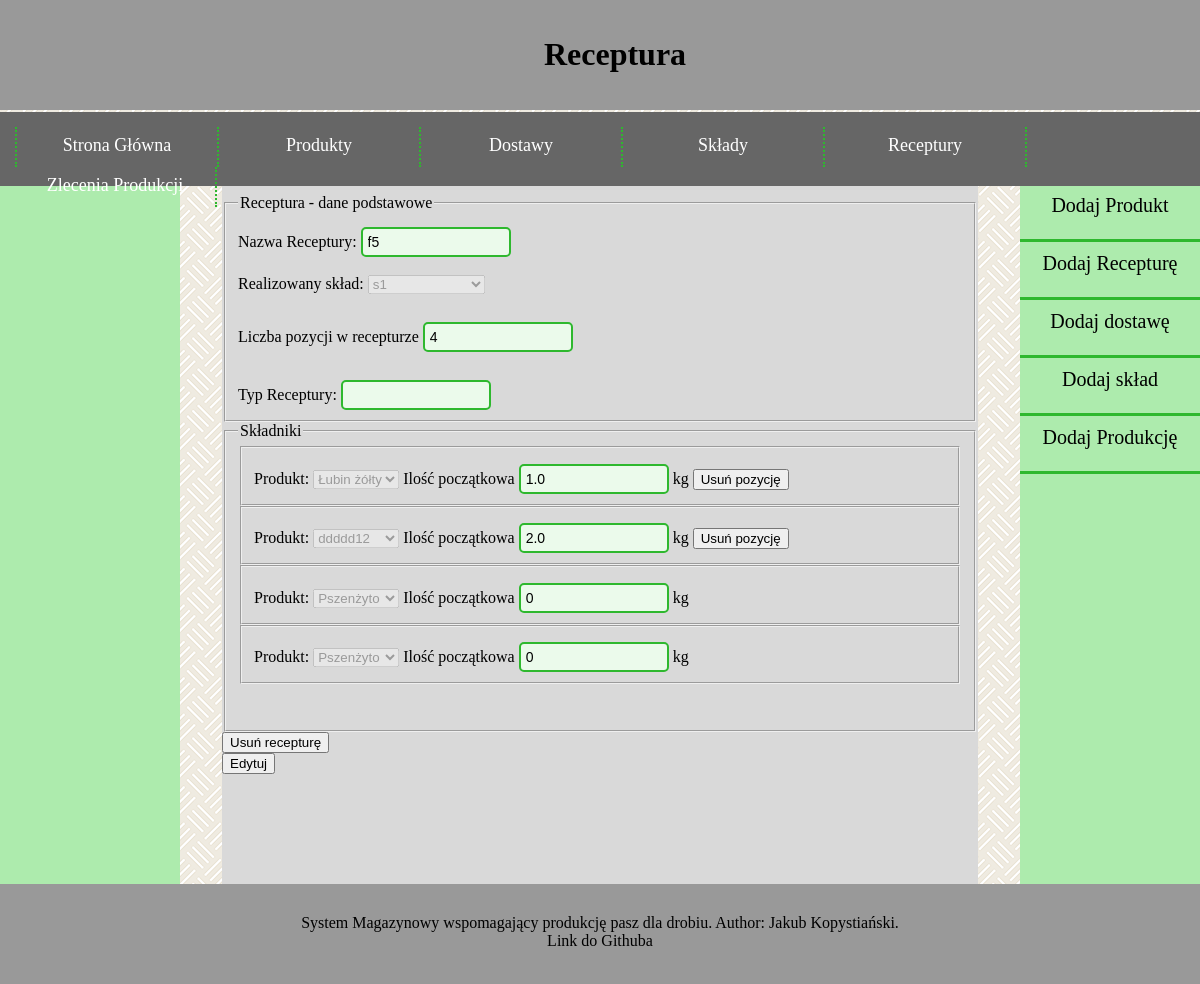
The app's page /warehouse/recipe/27/, older data.
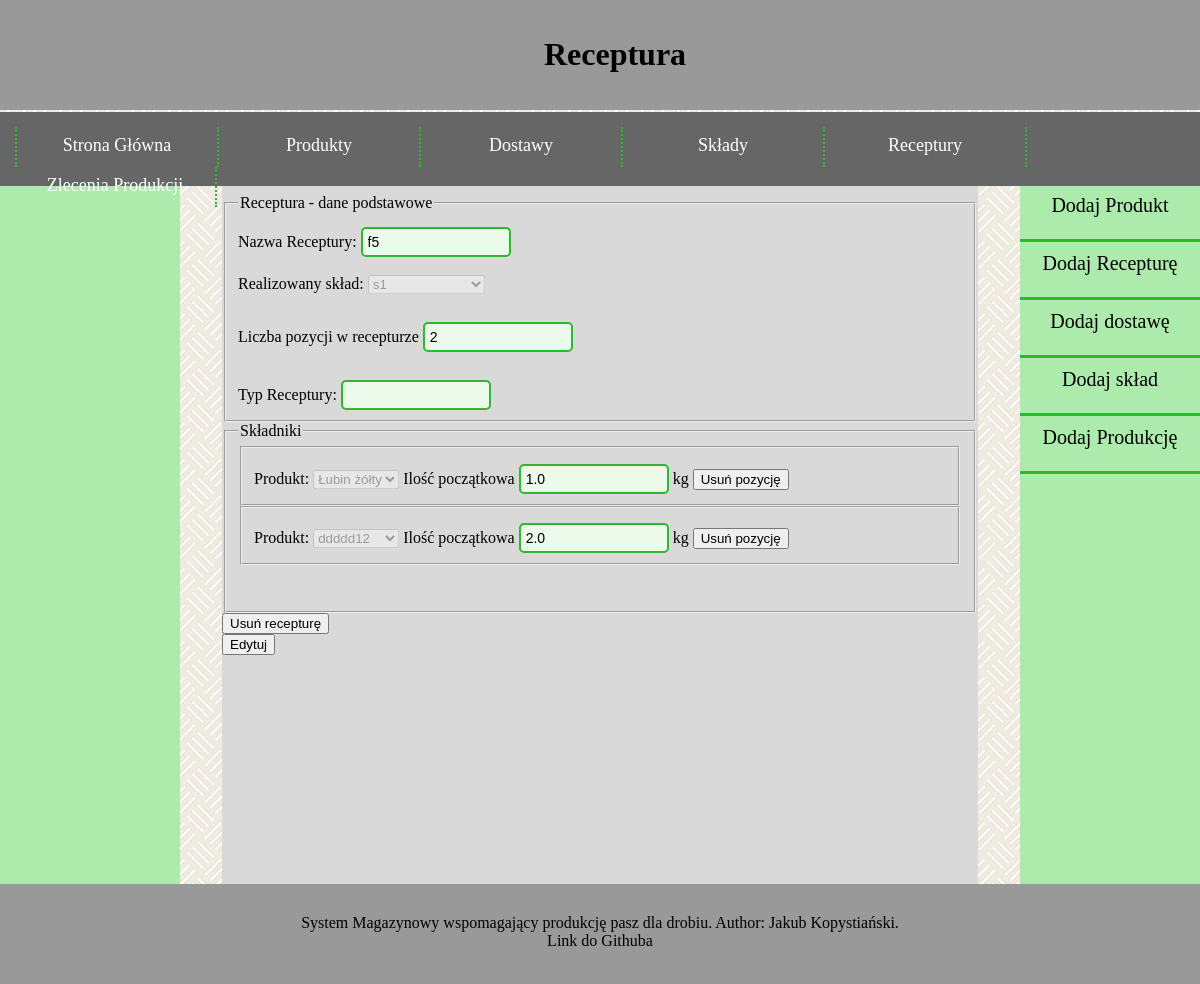
The same page, newer data.
### warehouse/models.py (models this page shows, shortened)
class Recipe(models.Model):
    composition = models.ForeignKey(Composition, models.SET_NULL, null= True, blank = True)
    number_of_positions = models.IntegerField()
    name = models.CharField(max_length= 255)
    type = models.CharField(max_length= 255)

class Composition(models.Model):
    composition_name = models.CharField(max_length=1024)
    energia_metaboliczna_min = models.FloatField()
    energia_metaboliczna_max = models.FloatField()
    lizyna = models.FloatField()
    metionina = models.FloatField()
    cystyna_metionina = models.FloatField()
    treonina = models.FloatField()
    tryptofan = models.FloatField()
    arginina = models.FloatField()
    walina = models.FloatField()
    izoleucyna = models.FloatField()
    wapn = models.FloatField()
    fosfor_przyswajalny = models.FloatField()
    sod = models.FloatField()

### warehouse/views.py (the view, shortened to what this page needs)
# urls.py: path("recipe/<int:recipe_id>/", views.recipe, name="widok receptury"),
def recipe(request, recipe_id):
    latest_deliveries_list      = Delivery.objects.all()
    latest_products_list        = Product.objects.all()
    latest_compositions_list    = Composition.objects.all()
    latest_productions_list     = Production.objects.all()
    latest_recipes_list         = Recipe.objects.all()
    readonly = True
    if Recipe.objects.filter(pk=recipe_id).exists():
        recipe = Recipe.objects.get(pk = recipe_id)
        recipe_elems = RecipeElement.objects.filter(recipe_ref = recipe)
        how_many_empty = range(recipe_elems.count(), recipe.number_of_positions)
    else:
        recipe = False
        recipe_elems = False
        how_many_empty = False
    context = {
        "latest_deliveries_list": latest_deliveries_list,
        "latest_products_list": latest_products_list,
        "latest_compositions_list": latest_compositions_list,
        "latest_productions_list": latest_productions_list,
        "latest_recipes_list": latest_recipes_list,
        "recipe": recipe,
        "recipe_elems": recipe_elems,
        "newly_created" : False,
        "readonly" : readonly,
        "how_many_empty" : how_many_empty,
    }
    return render(request, "warehouse/recipe.html", context)

### warehouse/templates/warehouse/recipe.html (shortened to what this page needs)
{% extends "base.html" %}
{% block title %}Receptura{% endblock %}
{% block content %}
  {% if recipe %}
    <form method="POST">
    <fieldset><legend>Receptura - dane podstawowe</legend>
          <label for="name">Nazwa Receptury:</label>
          <input type="text" id="name" name="name" {% if readonly %} readonly {% endif %} value={{recipe.name}}>
          <br/><br/>
          <label for="composition">Realizowany skład:</label>
          <select id="composition" name="composition" {% if readonly %} disabled {% endif %}>
              {% for c in latest_compositions_list %}
              <option value={{c.pk}} {% if c.pk == recipe.composition.pk %} selected {% endif %}>{{c.composition_name}}</option>
              {% endfor %}
          </select>
          <br/><br/>
          <label for="number_of_positions">Liczba pozycji w recepturze</label>
          <input type="number" id="number_of_positions" name="number_of_positions" value={{recipe.number_of_positions}} min="1" step="1" {% if readonly %} readonly {% endif %}>
          <br/><br/>
          <label for="type">Typ Receptury:</label>
          <input type="text" id="type" name="type" {% if readonly %} readonly {% endif %} value={{recipe.type}}>
    </fieldset>
    <fieldset><legend>Składniki</legend>
      {% for i in recipe_elems %}
      <div><fieldset>
        {% with elem_id=forloop.counter0|stringformat:"d" %}
        {% with product_name="product"|add:elem_id %}
          <label for={{product_name}}>Produkt:</label>
          <select id={{product_name}} name={{product_name}} {% if readonly %} disabled {% endif %}>
            {% for prod in latest_products_list %}
              <option value={{prod.pk}} {% if prod.pk == i.product.pk %} selected {% endif %}>{{prod.product_name}}</option>
            {% endfor %}
          </select>
        {% endwith %}
        {% with quantity_name="quantity"|add:elem_id %}
          <label for={{quantity_name}}>Ilość początkowa</label>
          <input type="number" id={{quantity_name}} name={{quantity_name}} value={{i.quantity}} step="0.1" {% if readonly %} readonly {% endif %}>
          kg
        {% endwith %}
        {% with delete_name="delete"|add:elem_id %}
          <input type="submit" name={{delete_name}} value="Usuń pozycję"/>
        {% endwith %}
        {% endwith %}
      </fieldset></div>
      {% endfor %}
      {% if how_many_empty %}
      {% for i in how_many_empty %}
            <div><fieldset>
            {% with elem_id=i|stringformat:"d" %}
            {% with product_name="product"|add:elem_id %}
              <label for={{product_name}}>Produkt:</label>
              <select id={{product_name}} name={{product_name}} {% if readonly %} disabled {% endif %}>
                  {% for prod in latest_products_list %}
                  <option value={{prod.pk}} >{{prod.product_name}}</option>
                  {% endfor %}
              </select>
            {% endwith %}
            {% with quantity_name="quantity"|add:elem_id %}
              <label for={{quantity_name}}>Ilość początkowa</label>
              <input type="number" id={{quantity_name}} name={{quantity_name}} value="0" step="0.1" {% if readonly %} readonly {% endif %}>
              kg
              <!--{% endwith %}
              {% endwith %}
          </fieldset></div>
      {% endfor %}
      {% endif %}
            <br/><br/>
    </fieldset>
    </form>
    {% if readonly %}
    <form method="POST">
      <input type="submit" name="delete" value="Usuń recepturę"/>
    </form>
    <form method="POST">
      <input type="submit" name="edit" value="Edytuj"/>
    </form>
    {% endif %}
  {% else %}
  <div id="failed">Receptura nie istnieje</div>
  {% endif %}
{% endblock %}

Row changes from the older to the newer data that the page shows:
changed Recipe: number_of_positions "4" → "2"
Text that changed along with them:
list line gone: "Produkt: Pszenżyto Ilość początkowa 0 kg"
